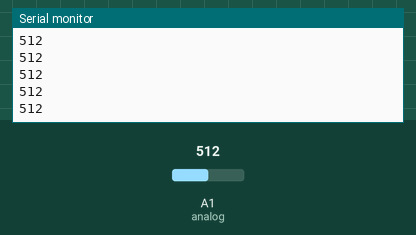
Recording of a sketch running on a simulated Arduino Uno, built with avr-gcc and run on an emulated ATmega328P. Shown: the last lines printed to the serial monitor. The test bench sets the inputs (shaded band); at power-on: A1 (analog) = 512.

Above: at 1.2 s.
1.3 s: A1 (analog) set to 716
At 1.56 s:
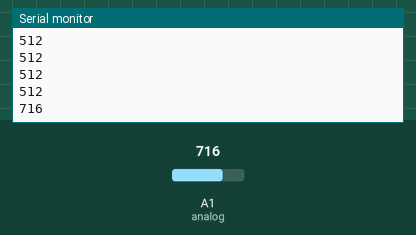
2.8 s: A1 (analog) set to 900
At 2.96 s:
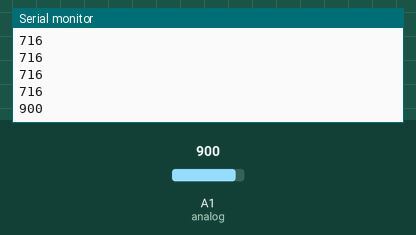
Timing chart, 0 to 5.8 s (numbered marks = the images above; inputs shaded):
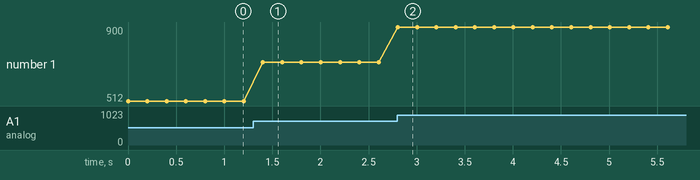

Measured:
- after the input at 1.3 s, the serial monitor: prints a new line after 0.10 s (image 1)
- after the input at 2.8 s, the serial monitor: prints a new line at once (image 2)
- plotted number 1: 512 → 716 after the input at 1.3 s, 716 → 900 after the input at 2.8 s

The sketch:

Analog_Input01.ino
```cpp
int analog=A1;
int analogValue = 0;
void setup() {
  // put your setup code here, to run once:
  Serial.begin(9600);
}

void loop() {
  // put your main code here, to run repeatedly:
  analogValue = analogRead(analog);
  Serial.println(analogValue);
  delay(200);

}
```
